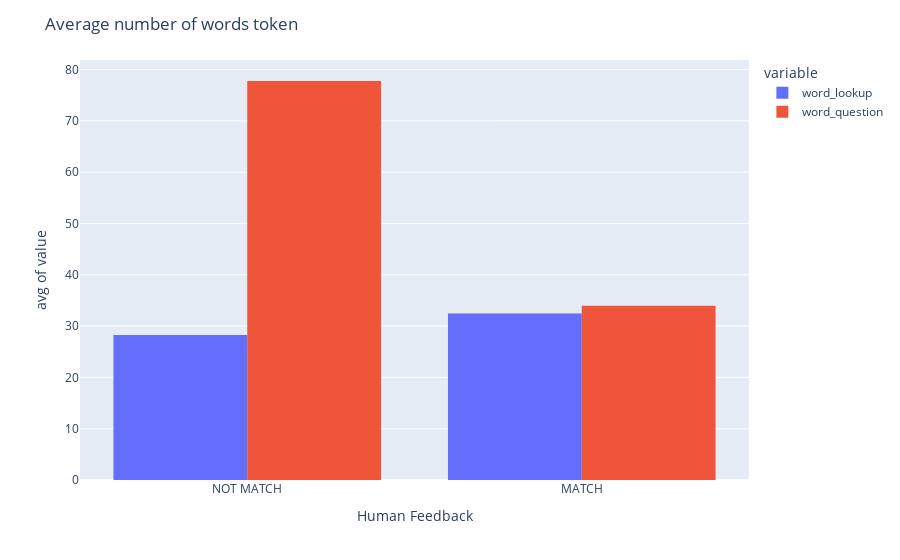

Source (notebook cell):
### Markdown cell above
## Check
- Summary: Number of word between MATCH and NOT MATCH
- Detail: Number of word between MATCH and NOT MATCH

### Code cell
"""
    Summary
"""
fig = px.histogram(data, x='Human Feedback', y=['word_lookup', 'word_question'], histfunc='avg',barmode='group')
fig.update_layout(title_text="Average number of words token")
fig.show()

### Figure 1 — Plotly figure (JSON) as saved in the notebook; plotly's stock layout.template omitted (floating-point values rounded to 4 significant figures; data arrays with more than 128 entries replaced by an {"elided": "..."} marker saying what was removed)
{"data": [{"alignmentgroup": "True", "bingroup": "x", "histfunc": "avg", "hovertemplate": "variable=word_lookup<br>Human Feedback=%{x}<br>avg of value=%{y}<extra></extra>", "legendgroup": "word_lookup", "marker": {"color": "#636efa", "pattern": {"shape": ""}}, "name": "word_lookup", "offsetgroup": "word_lookup", "orientation": "v", "showlegend": true, "type": "histogram", "x": {"elided": "2000 str values"}, "xaxis": "x", "y": {"elided": "2000 int values"}, "yaxis": "y"}, {"alignmentgroup": "True", "bingroup": "x", "histfunc": "avg", "hovertemplate": "variable=word_question<br>Human Feedback=%{x}<br>avg of value=%{y}<extra></extra>", "legendgroup": "word_question", "marker": {"color": "#EF553B", "pattern": {"shape": ""}}, "name": "word_question", "offsetgroup": "word_question", "orientation": "v", "showlegend": true, "type": "histogram", "x": {"elided": "2000 str values"}, "xaxis": "x", "y": {"elided": "2000 int values"}, "yaxis": "y"}], "layout": {"barmode": "group", "legend": {"title": {"text": "variable"}, "tracegroupgap": 0}, "margin": {"t": 60}, "title": {"text": "Average number of words token"}, "xaxis": {"anchor": "y", "domain": [0, 1], "title": {"text": "Human Feedback"}}, "yaxis": {"anchor": "x", "domain": [0, 1], "title": {"text": "avg of value"}}}}
